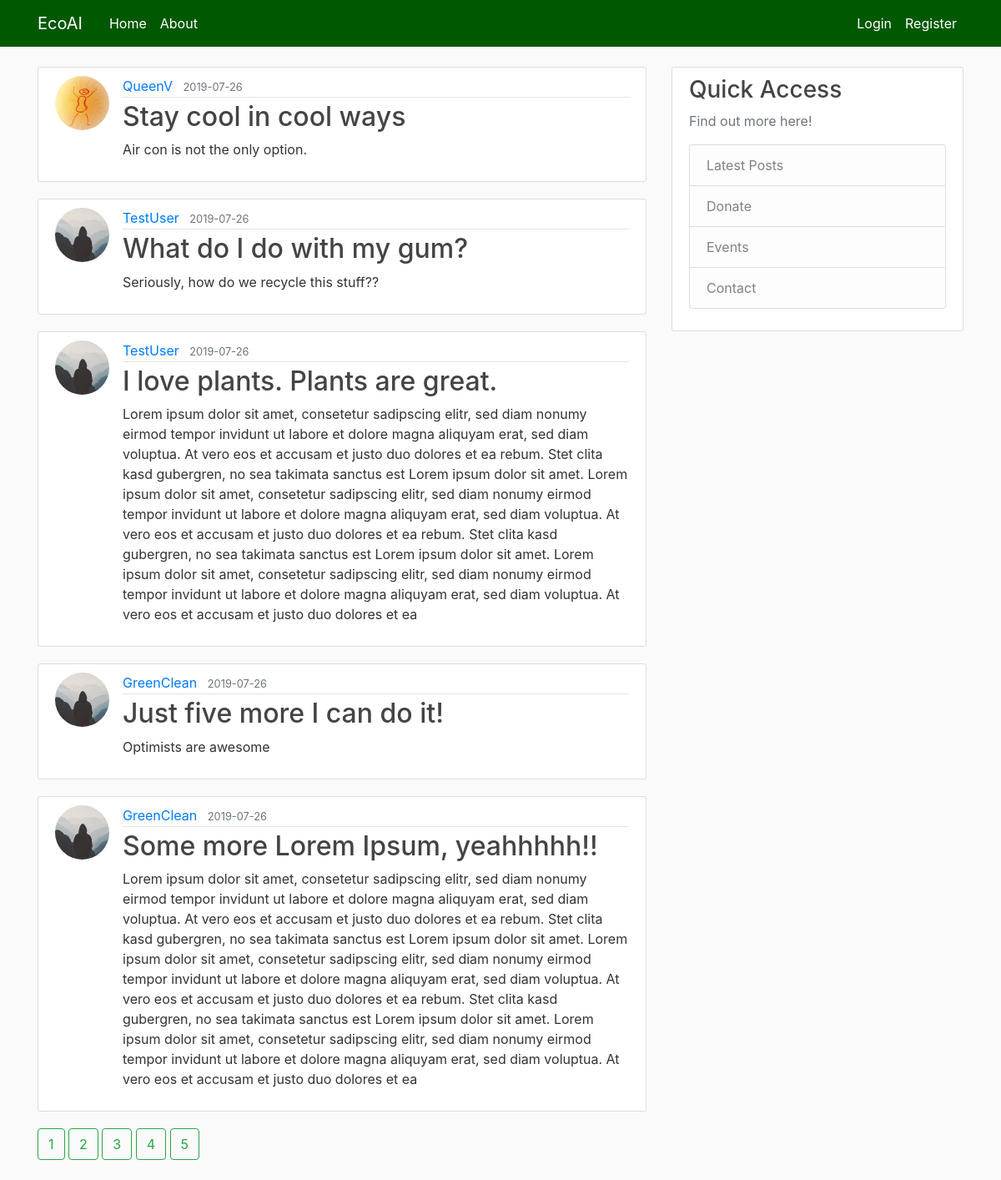
Page /home on the earlier database version.
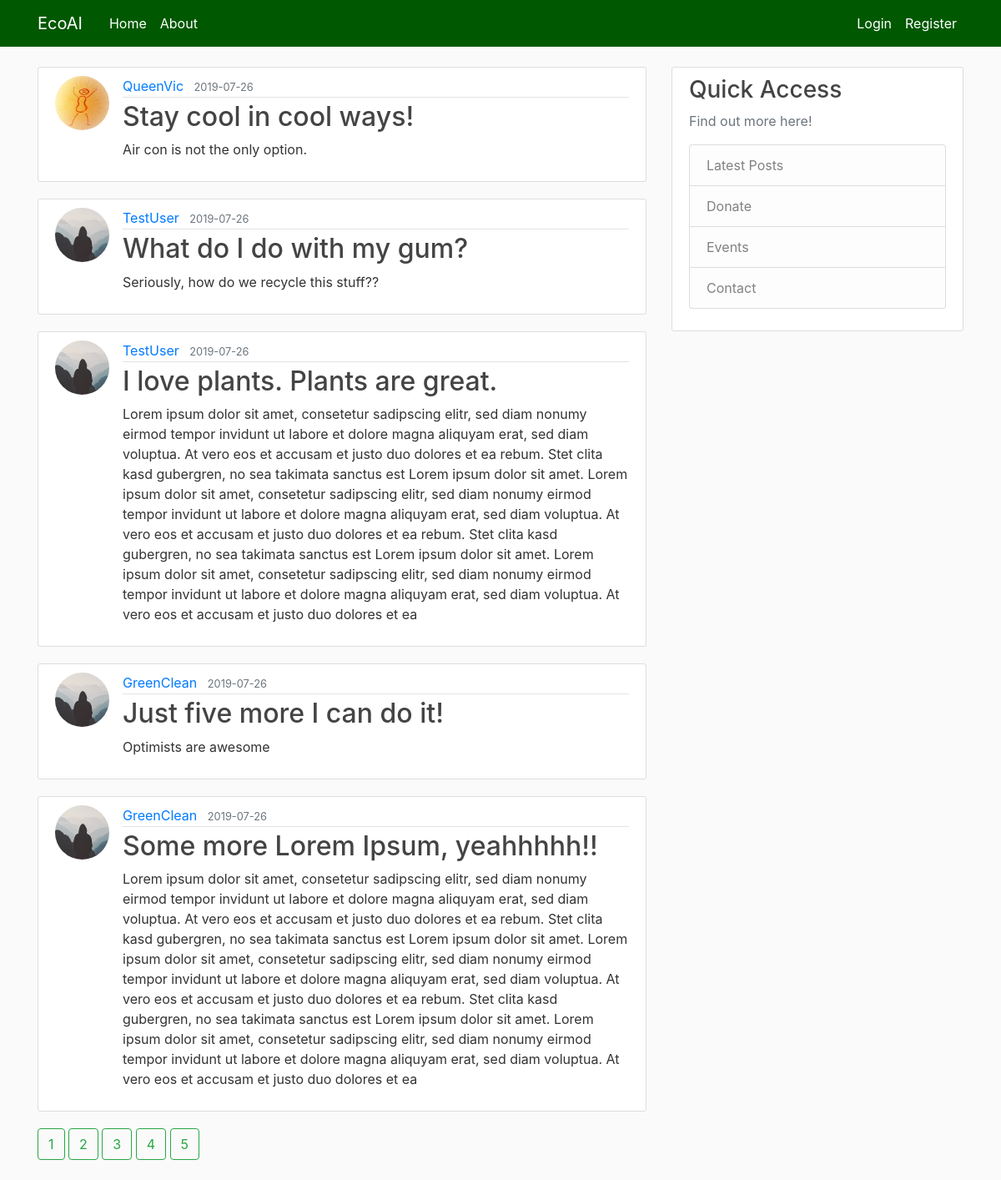
Same page on the later database version.
### flaskblog/models.py (models this page shows, shortened)
class Post(db.Model):
    id = db.Column(db.Integer, primary_key=True)
    title = db.Column(db.String(100), nullable=False)
    date_posted = db.Column(db.DateTime, nullable=False, default=datetime.utcnow)
    content = db.Column(db.Text, nullable=False)
    user_id = db.Column(db.Integer, db.ForeignKey('user.id'), nullable=False) #this relates Post to User

class User(db.Model, UserMixin):
    id = db.Column(db.Integer, primary_key=True)
    username = db.Column(db.String(20), unique=True, nullable=False)
    email = db.Column(db.String(120), unique=True, nullable=False)
    image_file = db.Column(db.String(20), nullable=False, default='default.jpg')
    password = db.Column(db.String(60), nullable=False)
    post = db.relationship('Post', backref='author', lazy=True) #this relates the User to Post

### flaskblog/routes.py (the view)
@app.route("/")
@app.route("/home")
def home():
    page = request.args.get('page', 1, type=int)
    posts = Post.query.order_by(Post.date_posted.desc()).paginate(page=page, per_page=5)
    return render_template('home.html', posts=posts)

### flaskblog/templates/home.html
{% extends "layout.html" %}
{% block content %}
    {% for post in posts.items %}
        <article class="media content-section">
            <img class="rounded-circle article-img" src="{{ url_for('static', filename='profile_pics/' + post.author.image_file) }}">
            <div class="media-body">
              <div class="article-metadata">
                <a class="mr-2" href="#">{{ post.author.username }}</a>
                <small class="text-muted">{{ post.date_posted.strftime('%Y-%m-%d') }}</small>
              </div>
              <h2><a class="article-title" href="{{ url_for('post', post_id=post.id) }}">
                  {{ post.title }}
                </a></h2>
              <p class="article-content">{{ post.content }}</p>
            </div>
        </article>
    {% endfor %}
    {% for page_num in posts.iter_pages() %}
        {% if page_num %}
            <a class="btn btn-outline-success mb-4" href="{{ url_for('home', page=page_num)}}">{{ page_num }}</a>
        {% else %}
            ...
        {% endif %}
    {% endfor %}
{% endblock content %}

Differences in the rows shown:
changed Post "Air con is not the only option.": author.username "QueenV" → "QueenVic"; title "Stay cool in cool ways" → "Stay cool in cool ways!"
